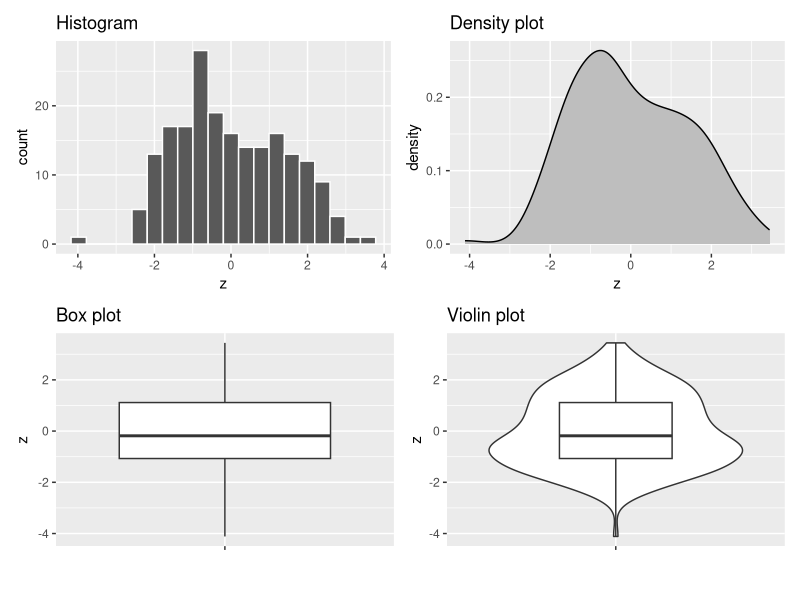

Write R code to recreate this figure. (Note: this script raises an error after producing the figure.)
## ---- chunk 1
knitr::opts_chunk$set(echo = FALSE)

library(tidyverse)
library(here)
library(polynom)
library(patchwork)

countries <- read.csv(here("data", "countries.csv"))
## ---- chunk 2

x = rnorm(100) - 1 
names(x) = rep("x", 100)
y = rnorm(100) + 1
names(y) = rep("y", 100)
z = c(x,y)

data = data.frame(origin=names(z), value=z, row.names=NULL)


p1 <- data %>% ggplot(aes(x=z))+geom_histogram(bins = 20, color="white") + labs(title = "Histogram")
p2 <- data %>% ggplot(aes(x=z))+geom_density(fill="grey") + labs(title = "Density plot")
p3 <- data %>% ggplot(aes(y=z, x=""))+geom_boxplot() + labs(x = "") + labs(title = "Box plot")
p4 <- data %>% ggplot(aes(y=z, x=""))+geom_violin()+geom_boxplot(width=0.4) + labs(x = "") + labs(title = "Violin plot")

(p1 | p2 ) / (p3 | p4 )

## ---- chunk 3

knitr::include_graphics(here("images","type_1and2_errors.png"))
## ---- chunk 4

p1 <- countries %>% ggplot(aes(x=uni_prc, y=life_exp))+
  geom_point()+
  labs(x="",
       y="life expectancy")

p2 <- countries %>% ggplot(aes(x=uni_prc, y=life_exp))+
  geom_smooth(method = "lm", se=FALSE)+
  labs(x="",
       y="")

p3 <- countries %>% ggplot(aes(x=uni_prc, y=life_exp))+
  geom_point()+
  geom_smooth(method = "lm", se=FALSE)+
  labs(x="percentage of people with university degree",
       y="life expectancy")

p4 <- countries %>% ggplot(aes(x=uni_prc, y=life_exp))+
  geom_point()+
  geom_smooth()+
  labs(x="percentage of people with university degree",
       y="")


patchwork <- (p1 | p2 ) / (p3 | p4 )

patchwork +   plot_annotation(title = 'Association between university education and life expectancy in selected countries')

## ---- chunk 5
cat(paste0("The covariance of life expectancy and proportion of university degree is ", cov(countries$life_exp, countries$uni_prc, use = "complete.obs")))

cat(paste0("The covariance of population and area is ", cov(countries$population, countries$area, use = "complete.obs")))

## ---- chunk 6
cat(paste0("The correlation of life expectancy and proportion of university degree is ", round(cor(countries$life_exp, countries$uni_prc, use = "complete.obs", method = "pearson"),2)))

cat(paste0("The correlation of population and area is ", round(cor(countries$population, countries$area, use = "complete.obs", method = "pearson"),2)))


## ---- chunk 7
complement <- function(y, rho, x) {
  if (missing(x)) x <- rnorm(length(y)) # Optional: supply a default if `x` is not given
  y.perp <- residuals(lm(x ~ y))
  rho * sd(y.perp) * y + y.perp * sd(y) * sqrt(1 - rho^2)
}

y <- rnorm(50, sd=10)
x <- 1:50 # Optional
rho <- c(0, 0.2, 0.4, 0.6, 0.8, 1)
X <- data.frame(z=as.vector(sapply(rho, function(rho) complement(y, rho, x))),
                rho=ordered(rep(signif(rho, 2), each=length(y))),
                y=rep(y, length(rho)))
    

ggplot(X, aes(y,z, group=rho)) + 
  geom_smooth(method="lm", se=FALSE) + 
  geom_rug(sides="b") + 
  geom_point(aes(fill=rho), alpha=1/2, shape=21) +
  facet_wrap(~ rho)
## ---- chunk 8
set.seed(42)
edu <- round (rnorm (100, mean = 15, sd = 4), digits=0)
set.seed (24)
rand <- round(rnorm (100, mean = 1000, sd = 50), digits=0)
rand.2 <- round(rnorm (100, mean = 2000, sd = 300), digits=0)
inc <- edu*rand
inc.2 <- edu*rand.2

data <- data.frame(x = edu, y = c(inc, inc.2), group = c(rep(1,100), rep(2,100)), row.names = NULL)

data %>% ggplot(aes(x=x, y=y, color = group, group=group))+
  geom_point()+
  geom_smooth(method = "lm", se=FALSE)+
  labs(title = "Simulated data",
       subtitle = "Light blue population has higher regression coefficient but lower correlation",
       x = "Years of education",
       y = "Monthly income in CZK")+
  theme(legend.position = "none")

## ---- chunk 9
set.seed(1234)

ss_df = tibble::tibble(x = 1:10,
                       y = 2 + x + rnorm(n = 10, sd = 2))

ss_mod = lm(y ~ x, data = ss_df)
ss_df$pred = predict(ss_mod)
ss_df$label_pos = ifelse(ss_df$pred < ss_df$y,
                         ss_df$pred + (ss_df$y - ss_df$pred) / 2,
                         ss_df$pred - (ss_df$pred - ss_df$y) / 2)
ss_df$res = ss_df$y - ss_df$pred

ggplot(ss_df,aes(x = x, y = y, label = round(y - pred, 1))) +
  geom_point() +
  geom_smooth(method = "lm", se = F) +
  geom_segment(aes(xend = x, yend = pred, color = "tomato"), show.legend = F) +
  geom_text(aes(x = x, y = label_pos), nudge_x = 0.2, color = "tomato")
  
## ---- chunk 10


countries %>% mutate(postsoviet = as.numeric(postsoviet=="yes")) %>% 
  ggplot(aes(x=postsoviet, y = life_exp))+
     stat_summary(fun = mean, geom = "point", shape=20, size=8, color="red", fill="red") + 
    stat_summary(fun.data = mean_se, geom = "errorbar", color = "red", width=0.1, fun.args = list(mult = 2))+
    geom_point(alpha=0.3)+ 
  geom_smooth(method = "lm", se=FALSE)+
  scale_x_continuous(breaks = c(0,1), labels = c("non-postsoviet", "postsoviet"))+
  labs(x = "",
       y = "life expectancy",
       caption = "Red error bars indicate 95% CI of the mean values")
